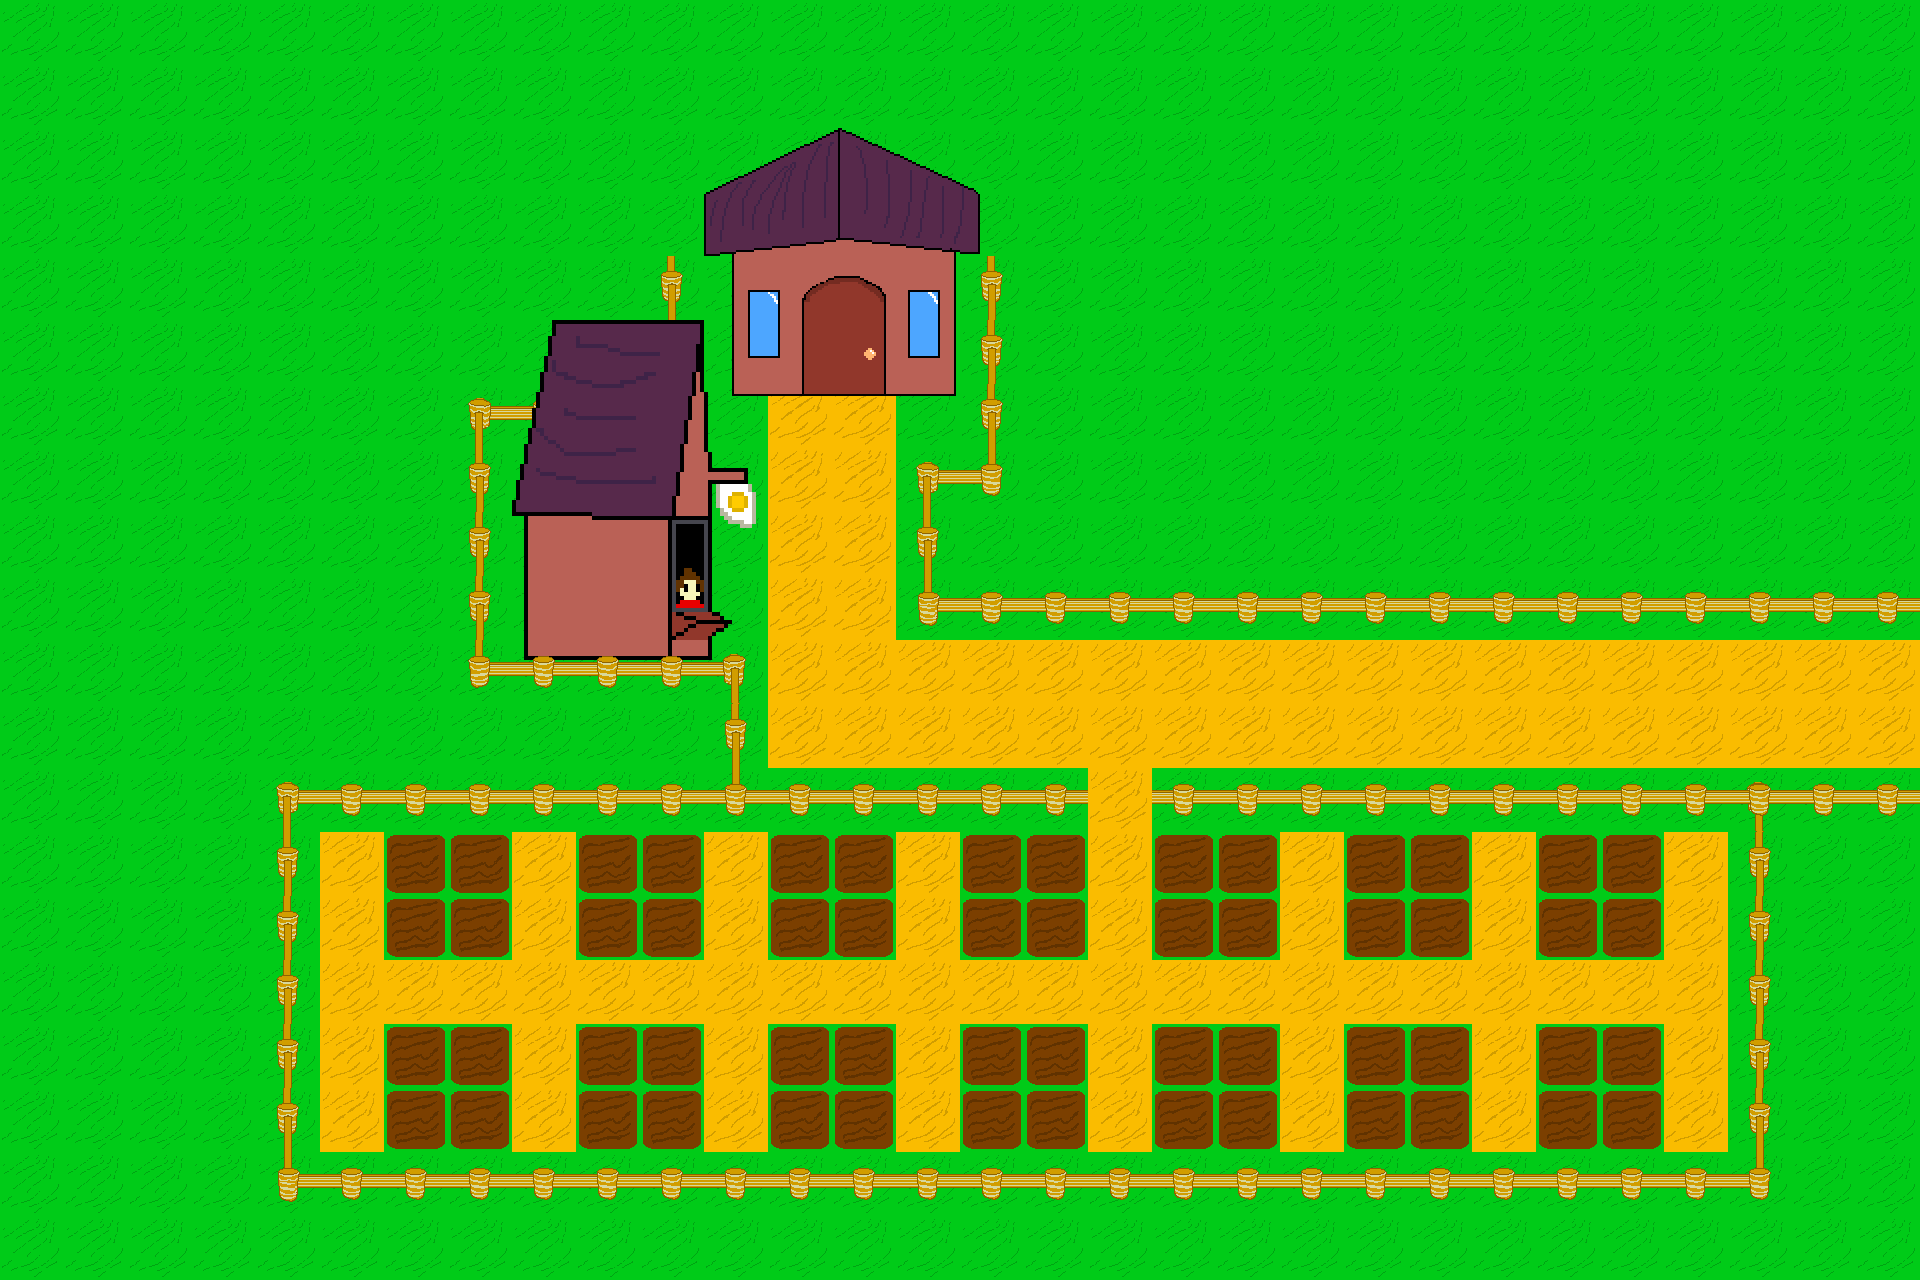

The image is a tile-based game level rendered from a .tmx file. Its description and source (layers, tilesets, objects; grid data summarised) follow:
An orthogonal 30x20 tile map with 64x64 px tiles, 5 tile layers (ground, hat, zab2, zab3, ...), 1 hidden layer not drawn, 4 tilesets.

<map version="1.10" tiledversion="1.11.2" orientation="orthogonal" renderorder="right-down" width="30" height="20" tilewidth="64" tileheight="64" infinite="0" nextlayerid="9" nextobjectid="1">
 <tileset firstgid="1" source="basic.tsx" />
 <tileset firstgid="17" source="hous.tsx" />
 <tileset firstgid="81" source="zabor.tsx" />
 <tileset firstgid="97" source="Shops.tsx" />
 <layer id="1" name="ground" width="30" height="20">
  <data>[600 cells, 600 non-empty, 3 distinct tile ids]</data>
 </layer>
 <layer id="4" name="hat" width="30" height="20">
  <data>[600 cells, 110 non-empty, 29 distinct tile ids]</data>
 </layer>
 <layer id="5" name="zab2" width="30" height="20">
  <data>[600 cells, 25 non-empty, 25 distinct tile ids]</data>
 </layer>
 <layer id="8" name="zab3" width="30" height="20">
  <data>[600 cells, 9 non-empty, 5 distinct tile ids]</data>
 </layer>
 <layer id="6" name="coll" width="30" height="20">
  <data>[600 cells, 107 non-empty, 1 distinct tile ids]</data>
 </layer>
 <layer id="7" name="telecol" width="30" height="20" visible="0">
  <data>[600 cells, 6 non-empty, 1 distinct tile ids]</data>
 </layer>
</map>
